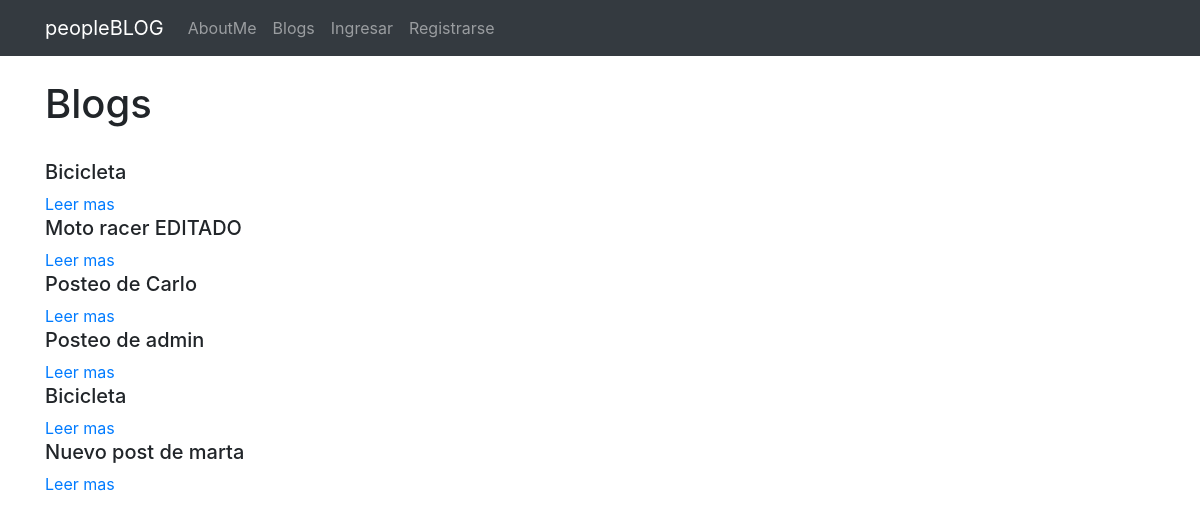
Screenshot of /blog/leerpaginas/ with the database file from the repository.
### Blog/models.py (models this page shows, shortened)
class Pagina(models.Model):
    titulo=models.CharField(max_length=100)
    subtitulo=models.CharField(max_length=100)
    user= models.ForeignKey(User, on_delete=models.CASCADE)
    imagen= models.ImageField(null=True, blank=True, upload_to="post")
    cuerpo=RichTextField(null=True, blank=True)
    creado=models.DateField(auto_now_add=True)
    editado=models.DateField(auto_now=True)

### Blog/views.py (the view)
# urls.py: path('leerpaginas/', views.leerpaginas, name="leerpaginas"),
def leerpaginas(request):
    paginas=Pagina.objects.all()
    return render(request, "listapaginas_copia.html", {"paginas":paginas})

### Templates/listapaginas_copia.html (shortened to what this page needs)
{% extends "padre.html" %}
{% load static %}
{% block content %}
<h1>Blogs</h1>
<br>
{% for pagina in paginas %}
<h5>{{ pagina.titulo }}</h5>
<a href="{% url 'paginadetalle' pagina.id %}">Leer mas</a>
{% endfor %}
<br>
<br>
{% endblock %}

### rows the page displays
Pagina: titulo "Bicicleta"
Pagina: titulo "Moto racer EDITADO"
Pagina: titulo "Posteo de Carlo"
Pagina: titulo "Posteo de admin"
Pagina: titulo "Bicicleta"
Pagina: titulo "Nuevo post de marta"
